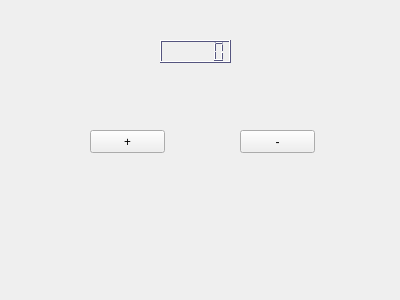
<?xml version="1.0" encoding="UTF-8"?>
<ui version="4.0">
 <class>Widget</class>
 <widget class="QWidget" name="Widget">
  <property name="windowModality">
   <enum>Qt::WindowModal</enum>
  </property>
  <property name="geometry">
   <rect>
    <x>0</x>
    <y>0</y>
    <width>400</width>
    <height>300</height>
   </rect>
  </property>
  <property name="minimumSize">
   <size>
    <width>400</width>
    <height>300</height>
   </size>
  </property>
  <property name="maximumSize">
   <size>
    <width>400</width>
    <height>300</height>
   </size>
  </property>
  <property name="windowTitle">
   <string>Widget</string>
  </property>
  <widget class="QLCDNumber" name="lcdNumber">
   <property name="geometry">
    <rect>
     <x>160</x>
     <y>40</y>
     <width>71</width>
     <height>23</height>
    </rect>
   </property>
   <property name="palette">
    <palette>
     <active>
      <colorrole role="WindowText">
       <brush brushstyle="SolidPattern">
        <color alpha="255">
         <red>0</red>
         <green>0</green>
         <blue>0</blue>
        </color>
       </brush>
      </colorrole>
      <colorrole role="Button">
       <brush brushstyle="SolidPattern">
        <color alpha="255">
         <red>170</red>
         <green>170</green>
         <blue>255</blue>
        </color>
       </brush>
      </colorrole>
      <colorrole role="Light">
       <brush brushstyle="SolidPattern">
        <color alpha="255">
         <red>255</red>
         <green>255</green>
         <blue>255</blue>
        </color>
       </brush>
      </colorrole>
      <colorrole role="Midlight">
       <brush brushstyle="SolidPattern">
        <color alpha="255">
         <red>212</red>
         <green>212</green>
         <blue>255</blue>
        </color>
       </brush>
      </colorrole>
      <colorrole role="Dark">
       <brush brushstyle="SolidPattern">
        <color alpha="255">
         <red>85</red>
         <green>85</green>
         <blue>127</blue>
        </color>
       </brush>
      </colorrole>
      <colorrole role="Mid">
       <brush brushstyle="SolidPattern">
        <color alpha="255">
         <red>113</red>
         <green>113</green>
         <blue>170</blue>
        </color>
       </brush>
      </colorrole>
      <colorrole role="Text">
       <brush brushstyle="SolidPattern">
        <color alpha="255">
         <red>0</red>
         <green>0</green>
         <blue>0</blue>
        </color>
       </brush>
      </colorrole>
      <colorrole role="BrightText">
       <brush brushstyle="SolidPattern">
        <color alpha="255">
         <red>255</red>
         <green>255</green>
         <blue>255</blue>
        </color>
       </brush>
      </colorrole>
      <colorrole role="ButtonText">
       <brush brushstyle="SolidPattern">
        <color alpha="255">
         <red>0</red>
         <green>0</green>
         <blue>0</blue>
        </color>
       </brush>
      </colorrole>
      <colorrole role="Base">
       <brush brushstyle="SolidPattern">
        <color alpha="255">
         <red>255</red>
         <green>255</green>
         <blue>255</blue>
        </color>
       </brush>
      </colorrole>
      <colorrole role="Window">
       <brush brushstyle="SolidPattern">
        <color alpha="255">
         <red>170</red>
         <green>170</green>
         <blue>255</blue>
        </color>
       </brush>
      </colorrole>
      <colorrole role="Shadow">
       <brush brushstyle="SolidPattern">
        <color alpha="255">
         <red>0</red>
         <green>0</green>
         <blue>0</blue>
        </color>
       </brush>
      </colorrole>
      <colorrole role="AlternateBase">
       <brush brushstyle="SolidPattern">
        <color alpha="255">
         <red>212</red>
         <green>212</green>
         <blue>255</blue>
        </color>
       </brush>
      </colorrole>
      <colorrole role="ToolTipBase">
       <brush brushstyle="SolidPattern">
        <color alpha="255">
         <red>255</red>
         <green>255</green>
         <blue>220</blue>
        </color>
       </brush>
      </colorrole>
      <colorrole role="ToolTipText">
       <brush brushstyle="SolidPattern">
        <color alpha="255">
         <red>0</red>
         <green>0</green>
         <blue>0</blue>
        </color>
       </brush>
      </colorrole>
     </active>
     <inactive>
      <colorrole role="WindowText">
       <brush brushstyle="SolidPattern">
        <color alpha="255">
         <red>0</red>
         <green>0</green>
         <blue>0</blue>
        </color>
       </brush>
      </colorrole>
      <colorrole role="Button">
       <brush brushstyle="SolidPattern">
        <color alpha="255">
         <red>170</red>
         <green>170</green>
         <blue>255</blue>
        </color>
       </brush>
      </colorrole>
      <colorrole role="Light">
       <brush brushstyle="SolidPattern">
        <color alpha="255">
         <red>255</red>
         <green>255</green>
         <blue>255</blue>
        </color>
       </brush>
      </colorrole>
      <colorrole role="Midlight">
       <brush brushstyle="SolidPattern">
        <color alpha="255">
         <red>212</red>
         <green>212</green>
         <blue>255</blue>
        </color>
       </brush>
      </colorrole>
      <colorrole role="Dark">
       <brush brushstyle="SolidPattern">
        <color alpha="255">
         <red>85</red>
         <green>85</green>
         <blue>127</blue>
        </color>
       </brush>
      </colorrole>
      <colorrole role="Mid">
       <brush brushstyle="SolidPattern">
        <color alpha="255">
         <red>113</red>
         <green>113</green>
         <blue>170</blue>
        </color>
       </brush>
      </colorrole>
      <colorrole role="Text">
       <brush brushstyle="SolidPattern">
        <color alpha="255">
         <red>0</red>
         <green>0</green>
         <blue>0</blue>
        </color>
       </brush>
      </colorrole>
      <colorrole role="BrightText">
       <brush brushstyle="SolidPattern">
        <color alpha="255">
         <red>255</red>
         <green>255</green>
         <blue>255</blue>
        </color>
       </brush>
      </colorrole>
      <colorrole role="ButtonText">
       <brush brushstyle="SolidPattern">
        <color alpha="255">
         <red>0</red>
         <green>0</green>
         <blue>0</blue>
        </color>
       </brush>
      </colorrole>
      <colorrole role="Base">
       <brush brushstyle="SolidPattern">
        <color alpha="255">
         <red>255</red>
         <green>255</green>
         <blue>255</blue>
        </color>
       </brush>
      </colorrole>
      <colorrole role="Window">
       <brush brushstyle="SolidPattern">
        <color alpha="255">
         <red>170</red>
         <green>170</green>
         <blue>255</blue>
        </color>
       </brush>
      </colorrole>
      <colorrole role="Shadow">
       <brush brushstyle="SolidPattern">
        <color alpha="255">
         <red>0</red>
         <green>0</green>
         <blue>0</blue>
        </color>
       </brush>
      </colorrole>
      <colorrole role="AlternateBase">
       <brush brushstyle="SolidPattern">
        <color alpha="255">
         <red>212</red>
         <green>212</green>
         <blue>255</blue>
        </color>
       </brush>
      </colorrole>
      <colorrole role="ToolTipBase">
       <brush brushstyle="SolidPattern">
        <color alpha="255">
         <red>255</red>
         <green>255</green>
         <blue>220</blue>
        </color>
       </brush>
      </colorrole>
      <colorrole role="ToolTipText">
       <brush brushstyle="SolidPattern">
        <color alpha="255">
         <red>0</red>
         <green>0</green>
         <blue>0</blue>
        </color>
       </brush>
      </colorrole>
     </inactive>
     <disabled>
      <colorrole role="WindowText">
       <brush brushstyle="SolidPattern">
        <color alpha="255">
         <red>85</red>
         <green>85</green>
         <blue>127</blue>
        </color>
       </brush>
      </colorrole>
      <colorrole role="Button">
       <brush brushstyle="SolidPattern">
        <color alpha="255">
         <red>170</red>
         <green>170</green>
         <blue>255</blue>
        </color>
       </brush>
      </colorrole>
      <colorrole role="Light">
       <brush brushstyle="SolidPattern">
        <color alpha="255">
         <red>255</red>
         <green>255</green>
         <blue>255</blue>
        </color>
       </brush>
      </colorrole>
      <colorrole role="Midlight">
       <brush brushstyle="SolidPattern">
        <color alpha="255">
         <red>212</red>
         <green>212</green>
         <blue>255</blue>
        </color>
       </brush>
      </colorrole>
      <colorrole role="Dark">
       <brush brushstyle="SolidPattern">
        <color alpha="255">
         <red>85</red>
         <green>85</green>
         <blue>127</blue>
        </color>
       </brush>
      </colorrole>
      <colorrole role="Mid">
       <brush brushstyle="SolidPattern">
        <color alpha="255">
         <red>113</red>
         <green>113</green>
         <blue>170</blue>
        </color>
       </brush>
      </colorrole>
      <colorrole role="Text">
       <brush brushstyle="SolidPattern">
        <color alpha="255">
         <red>85</red>
         <green>85</green>
         <blue>127</blue>
        </color>
       </brush>
      </colorrole>
      <colorrole role="BrightText">
       <brush brushstyle="SolidPattern">
        <color alpha="255">
         <red>255</red>
         <green>255</green>
         <blue>255</blue>
        </color>
       </brush>
      </colorrole>
      <colorrole role="ButtonText">
       <brush brushstyle="SolidPattern">
        <color alpha="255">
         <red>85</red>
         <green>85</green>
         <blue>127</blue>
        </color>
       </brush>
      </colorrole>
      <colorrole role="Base">
       <brush brushstyle="SolidPattern">
        <color alpha="255">
         <red>170</red>
         <green>170</green>
         <blue>255</blue>
        </color>
       </brush>
      </colorrole>
      <colorrole role="Window">
       <brush brushstyle="SolidPattern">
        <color alpha="255">
         <red>170</red>
         <green>170</green>
         <blue>255</blue>
        </color>
       </brush>
      </colorrole>
      <colorrole role="Shadow">
       <brush brushstyle="SolidPattern">
        <color alpha="255">
         <red>0</red>
         <green>0</green>
         <blue>0</blue>
        </color>
       </brush>
      </colorrole>
      <colorrole role="AlternateBase">
       <brush brushstyle="SolidPattern">
        <color alpha="255">
         <red>170</red>
         <green>170</green>
         <blue>255</blue>
        </color>
       </brush>
      </colorrole>
      <colorrole role="ToolTipBase">
       <brush brushstyle="SolidPattern">
        <color alpha="255">
         <red>255</red>
         <green>255</green>
         <blue>220</blue>
        </color>
       </brush>
      </colorrole>
      <colorrole role="ToolTipText">
       <brush brushstyle="SolidPattern">
        <color alpha="255">
         <red>0</red>
         <green>0</green>
         <blue>0</blue>
        </color>
       </brush>
      </colorrole>
     </disabled>
    </palette>
   </property>
   <property name="font">
    <font>
     <family>Aharoni</family>
     <weight>75</weight>
     <bold>true</bold>
    </font>
   </property>
   <property name="toolTip">
    <string>&lt;html&gt;&lt;head/&gt;&lt;body&gt;&lt;p&gt;&lt;img src=&quot;:/images/auto_demo.jpg&quot;/&gt;&lt;/p&gt;&lt;/body&gt;&lt;/html&gt;</string>
   </property>
   <property name="styleSheet">
    <string notr="true">background-image: url(:/images/auto_demo.jpg);</string>
   </property>
   <property name="smallDecimalPoint">
    <bool>true</bool>
   </property>
   <property name="segmentStyle">
    <enum>QLCDNumber::Outline</enum>
   </property>
  </widget>
  <widget class="QPushButton" name="pushButton">
   <property name="geometry">
    <rect>
     <x>90</x>
     <y>130</y>
     <width>75</width>
     <height>23</height>
    </rect>
   </property>
   <property name="font">
    <font>
     <family>Aharoni</family>
     <pointsize>9</pointsize>
     <weight>9</weight>
     <italic>false</italic>
     <bold>false</bold>
    </font>
   </property>
   <property name="mouseTracking">
    <bool>true</bool>
   </property>
   <property name="toolTip">
    <string>&lt;html&gt;&lt;head/&gt;&lt;body&gt;&lt;p&gt;&lt;img src=&quot;:/images/auto_demo.jpg&quot;/&gt;&lt;/p&gt;&lt;/body&gt;&lt;/html&gt;</string>
   </property>
   <property name="styleSheet">
    <string notr="true">background-image: url(:/images/auto_demo.jpg);
gridline-color: rgb(255, 0, 0);
font: 75 9pt &quot;Aharoni&quot;;</string>
   </property>
   <property name="text">
    <string>+</string>
   </property>
  </widget>
  <widget class="QPushButton" name="pushButton_2">
   <property name="geometry">
    <rect>
     <x>240</x>
     <y>130</y>
     <width>75</width>
     <height>23</height>
    </rect>
   </property>
   <property name="styleSheet">
    <string notr="true">background-image: url(:/images/auto_demo.jpg);
gridline-color: rgb(255, 0, 0);
font: 75 9pt &quot;Aharoni&quot;;</string>
   </property>
   <property name="text">
    <string>-</string>
   </property>
  </widget>
 </widget>
 <layoutdefault spacing="6" margin="11"/>
 <resources/>
 <connections/>
</ui>
